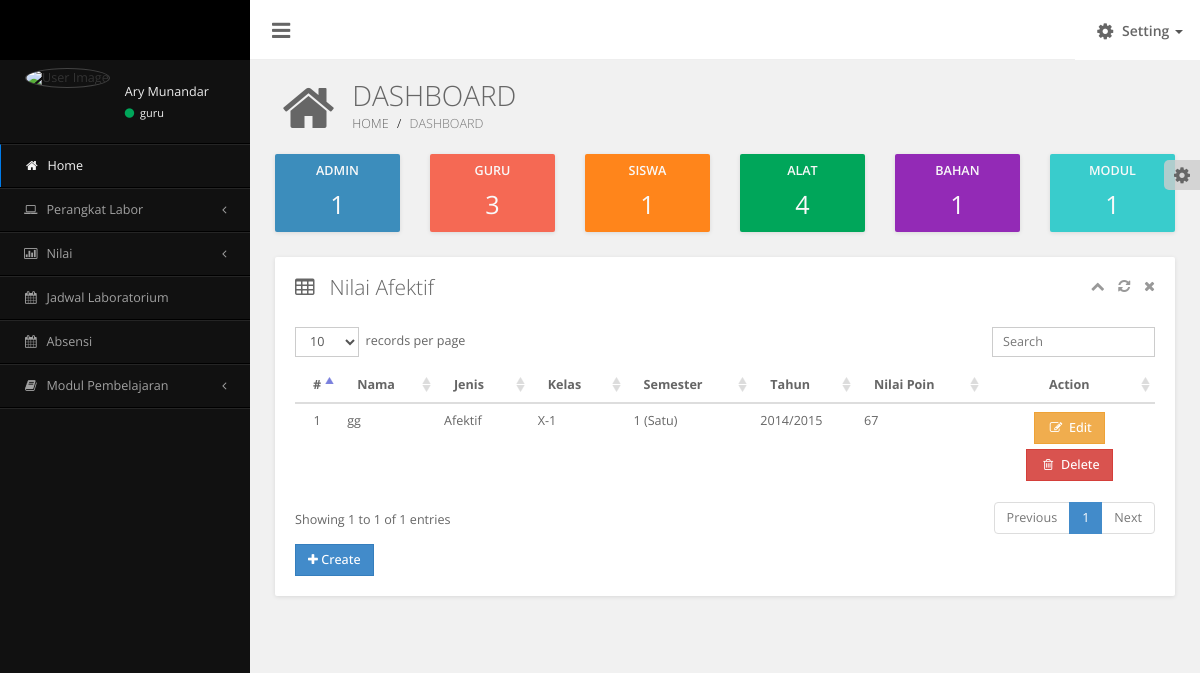
The app's page /dashboard/index.php?nilai=afektif (signed in) with its own data.
### tables this page shows
CREATE TABLE IF NOT EXISTS `nilai` (
  `nilai_id` int(11) NOT NULL AUTO_INCREMENT,
  `id` int(11) DEFAULT NULL,
  `jenis_id` int(11) DEFAULT NULL,
  `semester_id` int(11) DEFAULT NULL,
  `tahun_id` int(11) DEFAULT NULL,
  `nilai_poin` int(11) DEFAULT NULL,
  PRIMARY KEY (`nilai_id`),
  KEY `siswa_id` (`id`),
  KEY `jenis_id` (`jenis_id`,`semester_id`,`tahun_id`)
);

CREATE TABLE IF NOT EXISTS `users` (
  `id` int(11) NOT NULL AUTO_INCREMENT,
  `nomor_induk` varchar(30) DEFAULT NULL,
  `name` varchar(50) DEFAULT NULL,
  `username` varchar(30) DEFAULT NULL,
  `password` varchar(32) DEFAULT NULL,
  `telp` varchar(16) DEFAULT NULL,
  `alamat` text,
  `status` varchar(25) DEFAULT NULL,
  `gender` varchar(25) DEFAULT NULL,
  `foto` varchar(250) DEFAULT NULL,
  `kelas_id` int(11) DEFAULT NULL,
  `access` varchar(30) DEFAULT NULL,
  PRIMARY KEY (`id`),
  KEY `kelas_id` (`kelas_id`),
  KEY `kelas_id_2` (`kelas_id`)
);

CREATE TABLE IF NOT EXISTS `jenisnilai` (
  `jenis_id` int(11) NOT NULL AUTO_INCREMENT,
  `jenis_nama` varchar(50) DEFAULT NULL,
  PRIMARY KEY (`jenis_id`)
);

CREATE TABLE IF NOT EXISTS `kelas` (
  `kelas_id` int(11) NOT NULL AUTO_INCREMENT,
  `kelas_nama` varchar(50) DEFAULT NULL,
  PRIMARY KEY (`kelas_id`)
);

CREATE TABLE IF NOT EXISTS `semester` (
  `semester_id` int(11) NOT NULL AUTO_INCREMENT,
  `semester_nama` varchar(50) DEFAULT NULL,
  PRIMARY KEY (`semester_id`)
);

CREATE TABLE IF NOT EXISTS `tahun` (
  `tahun_id` int(11) NOT NULL AUTO_INCREMENT,
  `tahun_nama` varchar(25) DEFAULT NULL,
  PRIMARY KEY (`tahun_id`)
);

### dashboard/table/afektif.php (the view)
<div class="row">
	<div class="col-md-12">
		<div class="grid no-border">
			<div class="grid-header">
				<i class="fa fa-table"></i>
				<span class="grid-title">Nilai Afektif</span>
				<div class="pull-right grid-tools">
					<a data-widget="collapse" title="Collapse"><i class="fa fa-chevron-up"></i></a>
					<a data-widget="reload" title="Reload"><i class="fa fa-refresh"></i></a>
					<a data-widget="remove" title="Remove"><i class="fa fa-times"></i></a>
				</div>
			</div>
			<div class="grid-body">
				<table id="dataTables1" class="table table-hover display" cellspacing="0" width="100%">
					<thead>
						<tr>
							<th width="3%" align="center">#</th>
							<th>Nama</th>
							<th>Jenis</th>
							<th>Kelas</th>
							<th>Semester</th>
							<th>Tahun</th>
							<th>Nilai Poin</th>
							<th width="20%"><center>Action</center></th>
						</tr>
					</thead>
					<tbody>
						<?php
							$no 		=	1;
							$nilai 		=	mysql_query("SELECT nilai.nilai_id, nilai.nilai_poin, users.name, users.access, jenisnilai.jenis_nama, kelas.kelas_nama, semester.semester_nama, tahun.tahun_nama
														FROM nilai
														INNER JOIN users ON nilai.id=users.id
														INNER JOIN kelas ON users.kelas_id=kelas.kelas_id
														INNER JOIN jenisnilai ON nilai.jenis_id=jenisnilai.jenis_id
														INNER JOIN semester ON nilai.semester_id=semester.semester_id
														INNER JOIN tahun ON nilai.tahun_id=tahun.tahun_id
														WHERE jenisnilai.jenis_id=1 AND users.access='siswa'
														ORDER BY nilai.nilai_id ASC");
							while ($data=mysql_fetch_array($nilai)) {
						?>
						<tr>
							<td><center><?php echo $no; ?></center></td>
							<td><?php echo $data['name']; ?></td>
							<td><?php echo $data['jenis_nama']; ?></td>
							<td><?php echo $data['kelas_nama']; ?></td>
							<td><?php echo $data['semester_nama']; ?></td>
							<td><?php echo $data['tahun_nama']; ?></td>
							<td><?php echo $data['nilai_poin']; ?></td>
							<td>
								<center>
									<a href="?afektif-edit=<?php echo $data['nilai_id']; ?>" class="btn btn-warning"><span class="fa fa-edit"></span> Edit</a>
									<a href="?afektif-delete=<?php echo $data['nilai_id']; ?>" class="btn btn-danger"><span class="fa fa-trash-o"></span> Delete</a>
								</center>
							</td>
						</tr>
						<?php
							$no++;
							}
						?>
					</tbody>
				</table>
				<a href="?nilai=afektif-create" class="btn btn-primary"><span class="fa fa-plus"></span> Create</a>
			</div>
		</div>
	</div>
</div>

### dashboard/assets/css/main.css (style rules this page uses)
html, body { overflow-x: hidden !important; font-family: 'Open Sans', sans-serif; min-height: 100%; background: #f1f1f1; }
a { color: #428bca; }
.no-border { border: 0px !important; }
.btn { font-weight: 500; font-size: 1em; border-radius: 0; margin-bottom: 5px; }
.grid { position: relative; width: 100%; background: #fff; color: #666666; border-radius: 2px; margin-bottom: 25px; box-shadow: 0px 1px 4px rgba(0, 0, 0, 0.1); }
.grid .grid-header { position: relative; border-bottom: 1px solid #ddd; padding: 15px 10px 10px 20px; }
.grid .grid-header:before, .grid .grid-header:after { display: table; content: " "; }
.grid .grid-header:after { clear: both; }
.grid .grid-header span, .grid .grid-header > .fa { display: inline-block; margin: 0; font-weight: 300; font-size: 1.5em; float: left; }
.grid .grid-header span { padding: 0 5px; }
.grid .grid-header > .fa { padding: 5px 10px 0 0; }
.grid .grid-header > .grid-tools { padding: 4px 10px; }
.grid .grid-header > .grid-tools a { color: #999999; padding-left: 10px; cursor: pointer; }
.grid .grid-body { padding: 15px 20px 15px 20px; font-size: 0.9em; line-height: 1.9em; }
.grid.no-border > .grid-header { border-bottom: 0px !important; }
.table .fa { width: 1.5em; text-align: center; }

### records on screen
nilai: users.name "gg", jenis.jenis_nama "Afektif", kelas.kelas_nama "X-1", semester.semester_nama "1 (Satu)", tahun.tahun_nama "2014/2015", nilai_poin "67"

### other values on screen
$_SESSION['name'] "Ary Munandar"
$_SESSION['username'] "guru"
$data['total'] "1"
$data['total'] "3"
$data['total'] "4"
